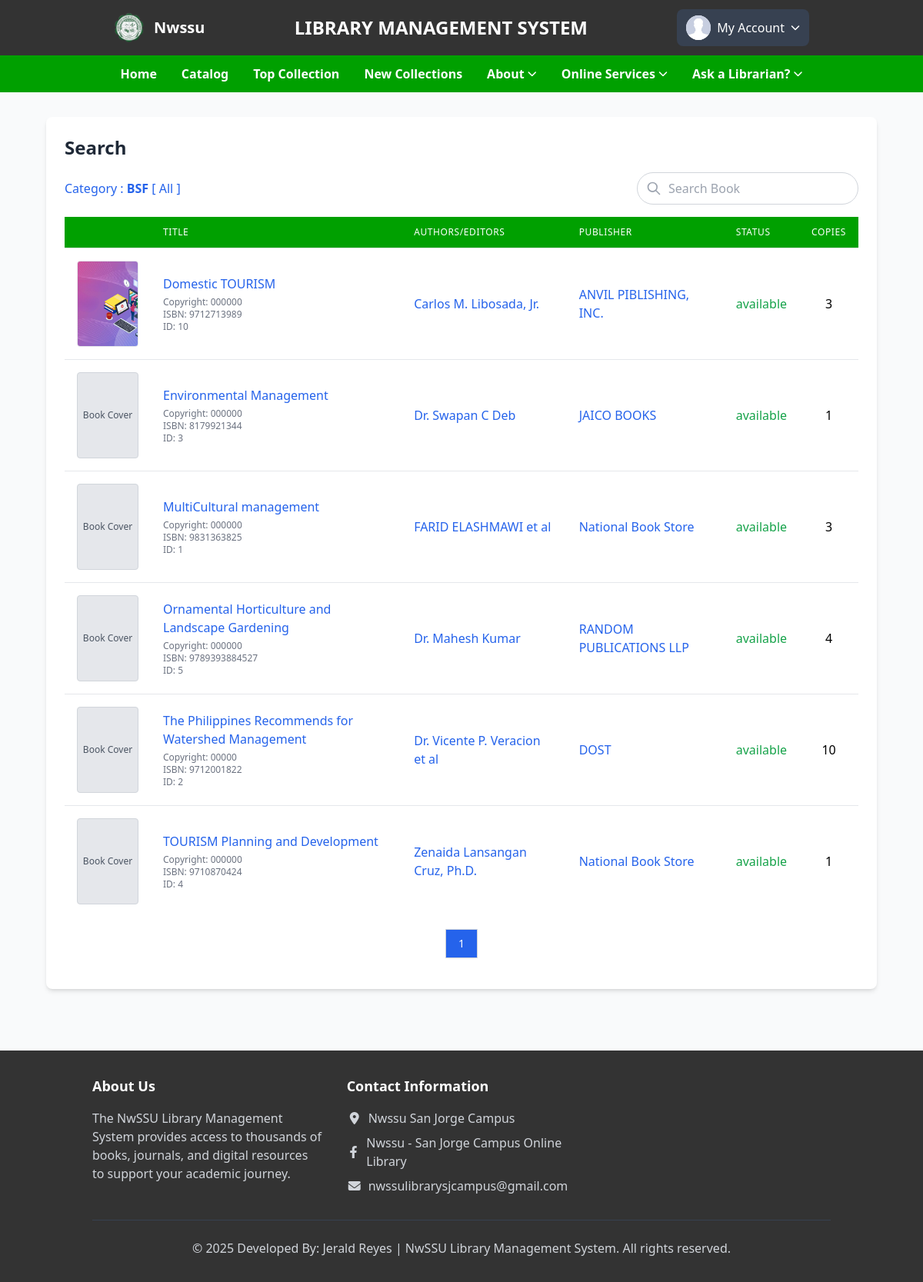
The app's page /searchcategory?category=BSF (signed in), older data.
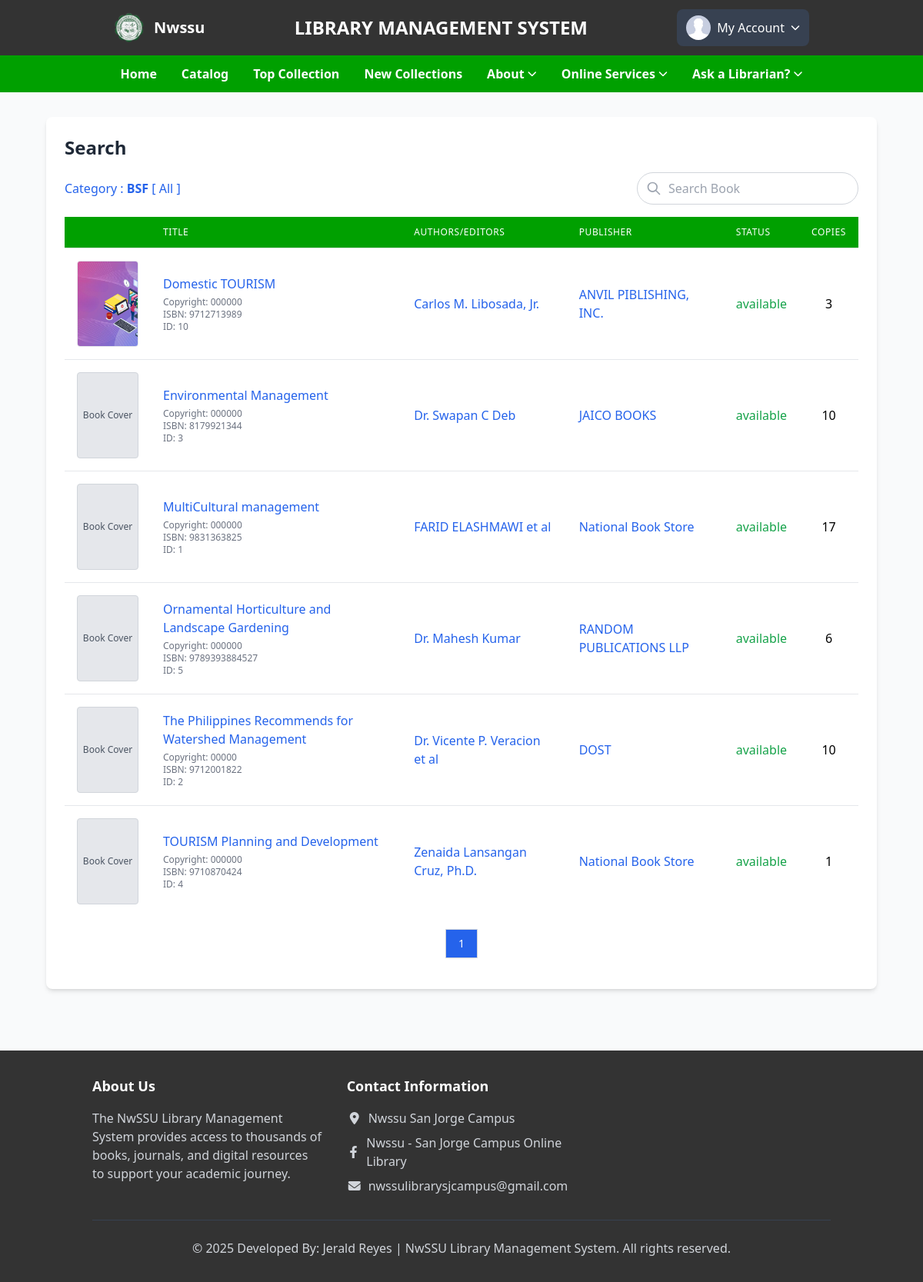
The same page, newer data.
### tables this page shows
CREATE TABLE `books` (
  `id` int(100) NOT NULL,
  `material_type` varchar(250) NOT NULL,
  `sub_type` varchar(250) NOT NULL,
  `category` varchar(250) NOT NULL,
  `title` varchar(500) NOT NULL,
  `author` varchar(500) NOT NULL,
  `publisher` varchar(500) NOT NULL,
  `status` varchar(100) NOT NULL,
  `subject` varchar(250) NOT NULL,
  `content` varchar(5000) NOT NULL,
  `summary` varchar(5000) NOT NULL,
  `issn` varchar(250) NOT NULL,
  `call_no` varchar(250) NOT NULL,
  `ISBN` varchar(250) NOT NULL,
  `copyright` varchar(250) NOT NULL,
  `page_number` int(250) NOT NULL,
  `edition` varchar(250) NOT NULL,
  `copies` int(250) NOT NULL,
  `date_acquired` varchar(250) NOT NULL,
  `books_image` varchar(400) DEFAULT NULL,
  `catalog_date` varchar(50) NOT NULL
);

### student/search_categ.php (the view, shortened to what this page needs)
<?php
include '../component-library/connect.php';
include '../student/side_navbars.php';
try {
    $conn = new PDO("mysql:host=$db_host;dbname=$db_name", $user_name, $user_password);
    $conn->setAttribute(PDO::ATTR_ERRMODE, PDO::ERRMODE_EXCEPTION);
} catch (PDOException $e) {
    die("Connection failed: " . $e->getMessage());
}
$page = isset($_GET['page']) ? (int)$_GET['page'] : 1;
$offset = ($page - 1) * BOOKS_PER_PAGE;
$selected_category = isset($_GET['category']) ? $_GET['category'] : '';
$selected_category = htmlspecialchars($selected_category);
$query = $conn->prepare("SELECT * FROM books WHERE category = :category ORDER BY title ASC LIMIT :offset, :limit");
$query->bindValue(':category', $selected_category, PDO::PARAM_STR);
$query->bindValue(':offset', $offset, PDO::PARAM_INT);
$query->bindValue(':limit', BOOKS_PER_PAGE, PDO::PARAM_INT);
$query->execute();
$books = $query->fetchAll(PDO::FETCH_ASSOC);
$total_books_query = $conn->prepare("SELECT COUNT(*) FROM books WHERE category = :category");
$total_books_query->bindValue(':category', $selected_category, PDO::PARAM_STR);
$total_books_query->execute();
$total_books = $total_books_query->fetchColumn();
$total_pages = ceil($total_books / BOOKS_PER_PAGE);
?>
<!DOCTYPE html>
<html lang="en">
<head>
    <script src="https://cdn.tailwindcss.com"></script>
</head>
<body class="bg-gray-50"></body>
<div class="container mx-auto px-[5%] py-8 max-w-7xl">
    <div class="bg-white rounded-lg shadow-md">
        <div class="p-6">
            <div class="flex justify-between items-center mb-4">
                <h2 class="text-2xl font-bold text-gray-800">Search</h2>
            </div>
            <?php if ($selected_category): ?>
                <div class="flex flex-col md:flex-row justify-between items-start md:items-center mb-4 text-blue-600">
                    <span class="mb-2 md:mb-0">
                        Category : <strong><?php echo htmlspecialchars($selected_category); ?></strong>
                        [ <a href="./allcategories" class="hover:underline">All</a> ]
                    </span>
                    <div class="relative w-full md:w-auto">
                        <svg xmlns="http://www.w3.org/2000/svg" class="h-5 w-5 absolute left-3 top-1/2 transform -translate-y-1/2 text-gray-400" fill="none" viewBox="0 0 24 24" stroke="currentColor">
                            <path stroke-linecap="round" stroke-linejoin="round" stroke-width="2" d="M21 21l-6-6m2-5a7 7 0 11-14 0 7 7 0 0114 0z" />
                        </svg>
                        <input type="text" id="searchInput" placeholder="Search Book"
                            class="pl-10 pr-4 py-2 w-full md:w-72 rounded-full border border-gray-300 focus:outline-none focus:ring-2 focus:ring-primary focus:border-transparent"
                            onkeyup="searchBooks()">
                    </div>
                </div>
            <?php endif; ?>
            <div class="hidden md:block overflow-x-auto">
                <table class=" min-w-full divide-y divide-gray-200">
                    <thead>
                        <tr>
                            <th class="px-4 py-3 bg-primary text-white text-left text-xs font-medium uppercase tracking-wider w-24"></th>
                            <th class="px-4 py-3 bg-primary text-white text-left text-xs font-medium uppercase tracking-wider">Title</th>
                            <th class="px-4 py-3 bg-primary text-white text-left text-xs font-medium uppercase tracking-wider">Authors/Editors</th>
                            <th class="px-4 py-3 bg-primary text-white text-left text-xs font-medium uppercase tracking-wider">Publisher</th>
                            <th class="px-4 py-3 bg-primary text-white text-left text-xs font-medium uppercase tracking-wider">Status</th>
                            <th class="px-4 py-3 bg-primary text-white text-left text-xs font-medium uppercase tracking-wider">Copies</th>
                        </tr>
                    </thead>
                    <tbody class="bg-white divide-y divide-gray-200" id="bookTable">
                        <?php if (empty($books)): ?>
                            <tr>
                                <td colspan="6" class="px-4 py-4 text-center text-gray-500">No books found</td>
                            </tr>
                        <?php else: ?>
                            <?php foreach ($books as $book): ?>
                                <tr class="hover:bg-gray-50">
                                    <td class="px-4 py-4 whitespace-nowrap">
                                        <div class="flex justify-center">
                                            <?php if (!empty($book['books_image'])): ?>
                                                <img src="./uploaded_file/<?php echo htmlspecialchars($book['books_image']); ?>" alt="Book Cover" class="w-20 h-28 object-cover border border-gray-200 rounded">
                                            <?php else: ?>
                                                <div class="w-20 h-28 flex items-center justify-center bg-gray-200 text-gray-600 text-xs font-medium border border-gray-300 rounded">
                                                    Book Cover
                                                </div>
                                            <?php endif; ?>
                                        </div>
                                    </td>
                                    <td class="px-4 py-4">
                                        <div class="space-y-1">
                                            <a href="./books?id=<?php echo urlencode($book['id']); ?>" class="text-blue-600 hover:text-blue-800 hover:underline font-medium book-link"
                                                data-title="<?php echo htmlspecialchars($book['title']); ?>">
                                                <?php echo htmlspecialchars($book['title']); ?>
                                            </a>
                                            <div class="text-xs text-gray-500">
                                                <p>Copyright: <?php echo htmlspecialchars($book['copyright']); ?></p>
                                                <p>ISBN: <?php echo htmlspecialchars($book['ISBN']); ?></p>
                                                <p>ID: <?php echo htmlspecialchars($book['id']); ?></p>
                                            </div>
                                        </div>
                                    </td>
                                    <td class="px-4 py-4">
                                        <a href="./author?author=<?php echo urlencode($book['author']); ?>" class="text-blue-600 hover:text-blue-800 hover:underline">
                                            <?php echo htmlspecialchars($book['author']); ?>
                                        </a>
                                    </td>
                                    <td class="px-4 py-4">
                                        <a href="./publisher?publisher=<?php echo urlencode($book['publisher']); ?>" class="text-blue-600 hover:text-blue-800 hover:underline">
                                            <?php echo htmlspecialchars($book['publisher']); ?>
                                        </a>
                                    </td>
                                    <td class="px-4 py-4 text-center">
                                        <span class="<?php echo $book['status'] === 'available' ? 'text-green-600' : 'text-red-600'; ?>">
                                            <?php echo htmlspecialchars($book['status']); ?>
                                        </span>
                                    </td>
                                    <td class="px-4 py-4 text-center">
                                        <?php echo htmlspecialchars($book['copies']); ?>
                                    </td>
                                </tr>
                            <?php endforeach; ?>
                        <?php endif; ?>
                    </tbody>
                </table>
            </div>
            <div class="flex justify-center py-4">
                <nav class="inline-flex rounded-md shadow-sm -space-x-px" aria-label="Pagination">
                    <?php for ($i = 1; $i <= $total_pages; $i++): ?>
                        <a href="?page=<?= $i; ?>&category=<?php echo urlencode($selected_category); ?>"
                            class="<?= ($i === $page) ? 'bg-blue-600 text-white' : 'bg-white text-gray-500 hover:bg-gray-50' ?> relative inline-flex items-center px-4 py-2 border border-gray-300 text-sm font-medium">
                            <?= $i; ?>
                        </a>
                    <?php endfor; ?>
                </nav>
            </div>
        </div>
    </div>
</div>
<?php include '../student/footer.php'; ?>
</body>
</html>

### student/side_navbars.php (shortened to what this page needs)
<?php
include './activity_logger.php';
$user_id = $_SESSION['user_id'];
$profile_image = '../images/prof.jpg';
$stud = $conn->prepare("SELECT first_name, middle_name, last_name, patron_type, email, address, images FROM user_info WHERE user_id = ?");
$stud->execute([$user_id]);
$student = $stud->fetch(PDO::FETCH_ASSOC);
if ($student) {
    $profile_image = $student['images'] ?? $profile_image;
}
?>
<!DOCTYPE html>
<html lang="en">
<head>
    <script src="https://cdn.tailwindcss.com"></script>
    <link rel="stylesheet" href="https://cdnjs.cloudflare.com/ajax/libs/font-awesome/6.4.0/css/all.min.css">
</head>
<body class="bg-gray-50">
    <header class="bg-secondary text-white">
        <div class="container mx-auto px-[5%] py-3 flex justify-between items-center">
            <div class="flex items-center space-x-3">
                <img src="./images/logo.png" alt="NwSSU Logo" class="h-10 w-10 rounded-full">
                <span class="text-xl font-bold">Nwssu</span>
            </div>
            <h1 class="text-2xl font-bold hidden lg:block">LIBRARY MANAGEMENT SYSTEM</h1>
            <div class="relative">
                <button id="account-menu-button" class="flex items-center space-x-2 bg-gray-700 rounded-lg px-3 py-2 hover:bg-gray-600 transition">
                    <img src="./uploaded_file/<?php echo htmlspecialchars($profile_image); ?>" alt="User" class="h-8 w-8 rounded-full bg-white">
                    <span class="hidden md:inline">My Account</span>
                    <i class="fas fa-chevron-down text-xs"></i>
                </button>
            </div>
        </div>
    </header>
    <nav class="bg-primary text-white font-bold">
        <div class="container mx-auto justify-content-center">
            <div class="flex flex-wrap lg:justify-center lg:items-center">
                <div class="hidden md:hidden lg:block text-black lg:bg-primary lg:text-white md:flex w-full md:w-auto" id="mobile-menu">
                    <ul class="flex flex-col md:flex-row">
                        <li><a href="./home" class="block py-3 px-4 hover:bg-green-600 transition" onclick="logNavigation('home')">Home</a></li>
                        <li><a href="./catalogs" class="block py-3 px-4 hover:bg-green-600 transition" onclick="logNavigation('catalog')">Catalog</a></li>
                        <li><a href="./topcollection" class="block py-3 px-4 hover:bg-green-600 transition" onclick="logNavigation('top_collection')">Top Collection</a></li>
                        <li><a href="./newcollection" class="block py-3 px-4 hover:bg-green-600 transition" onclick="logNavigation('new_collection')">New Collections</a></li>
                        <li class="relative group">
                            <a href="#" class="block py-3 px-4 hover:bg-green-600 transition flex items-center" onclick="logNavigation('about_menu')">
                                About <i class="fas fa-chevron-down ml-1 text-xs"></i>
                            </a>
                        </li>
                        <li class="relative group">
                            <a href="#" class="block py-3 px-4 hover:bg-green-600 transition flex items-center" onclick="logNavigation('online_services')">
                                Online Services <i class="fas fa-chevron-down ml-1 text-xs"></i>
                            </a>
                        </li>
                        <li class="relative group">
                            <a href="#" class="block py-3 px-4 hover:bg-green-600 transition flex items-center" onclick="logNavigation('ask_librarian')">
                                Ask a Librarian? <i class="fas fa-chevron-down ml-1 text-xs"></i>
                            </a>
                        </li>
                    </ul>
                </div>
            </div>
        </div>
    </nav>
</body>
</html>

### student/footer.php (shortened to what this page needs)
    <script src="https://cdn.tailwindcss.com"></script>
    <link rel="stylesheet" href="https://cdnjs.cloudflare.com/ajax/libs/font-awesome/6.4.0/css/all.min.css">
<footer class="bg-secondary text-white mt-12 py-8">
        <div class="container mx-auto px-8">
            <div class="flex grid grid-cols-1 md:grid-cols-3 gap-8 lg:mx-auto">
                <div>
                    <h3 class="text-lg font-semibold mb-4">About Us</h3>
                    <p class="text-gray-300">The NwSSU Library Management System provides access to thousands of books, journals, and digital resources to support your academic journey.</p>
                </div>
                <div>
                    <h3 class="text-lg font-semibold mb-4">Contact Information</h3>
                    <ul class="space-y-2 text-gray-300">
                        <li class="flex items-center">
                            <i class="fas fa-map-marker-alt w-5 text-center mr-2"></i> Nwssu San Jorge Campus
                        </li>
                        <li class="flex items-center">
                            <i class="fab fa-facebook-f w-5 text-center mr-2"><a href="https://www.facebook.com/NwSSU.sjclibrary?mibextid=LQQJ4d" target="_blank"></i> Nwssu - San Jorge Campus Online Library
                        </li>
                        <li class="flex items-center mt-2">
                            <i class="fas fa-envelope w-5 text-center mr-2"></i> nwssulibrarysjcampus@gmail.com
                        </li>
                    </ul>
                </div>
            </div>
            <div class="border-t border-gray-700 mt-8 pt-6 text-center text-gray-300">
                <p>&copy; <?php
 echo date('Y'); ?> Developed By: Jerald Reyes | NwSSU Library Management System. All rights reserved.</p>
            </div>
        </div>
    </footer>

Row changes from the older to the newer data that the page shows:
changed books "Environmental Management": copies "1" → "10"
changed books "MultiCultural management": copies "3" → "17"
changed books "Ornamental Horticulture and Landscape Gardening": copies "4" → "6"
